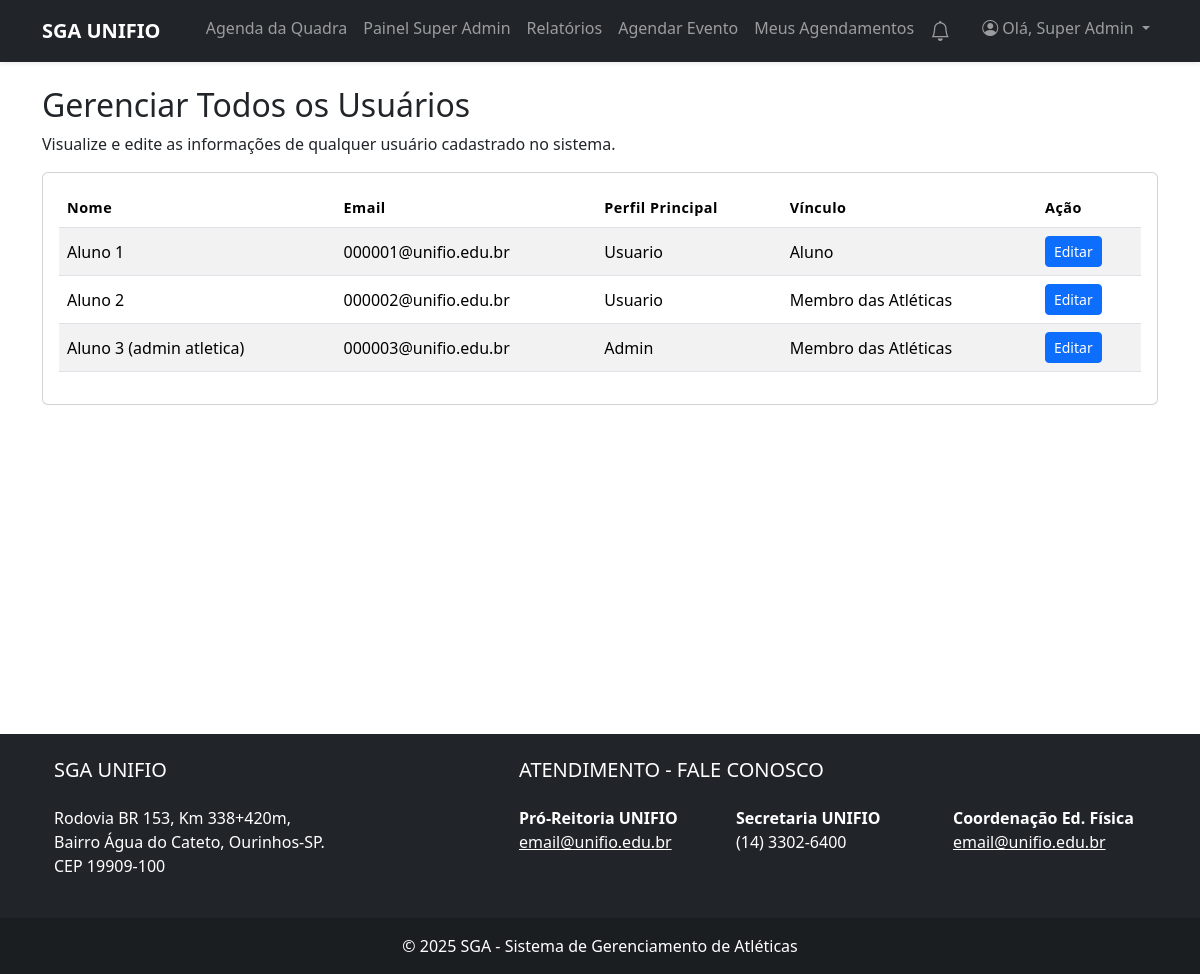
The page /public/super_admin/gerenciar_usuarios.php (signed in) on the database as committed earlier.
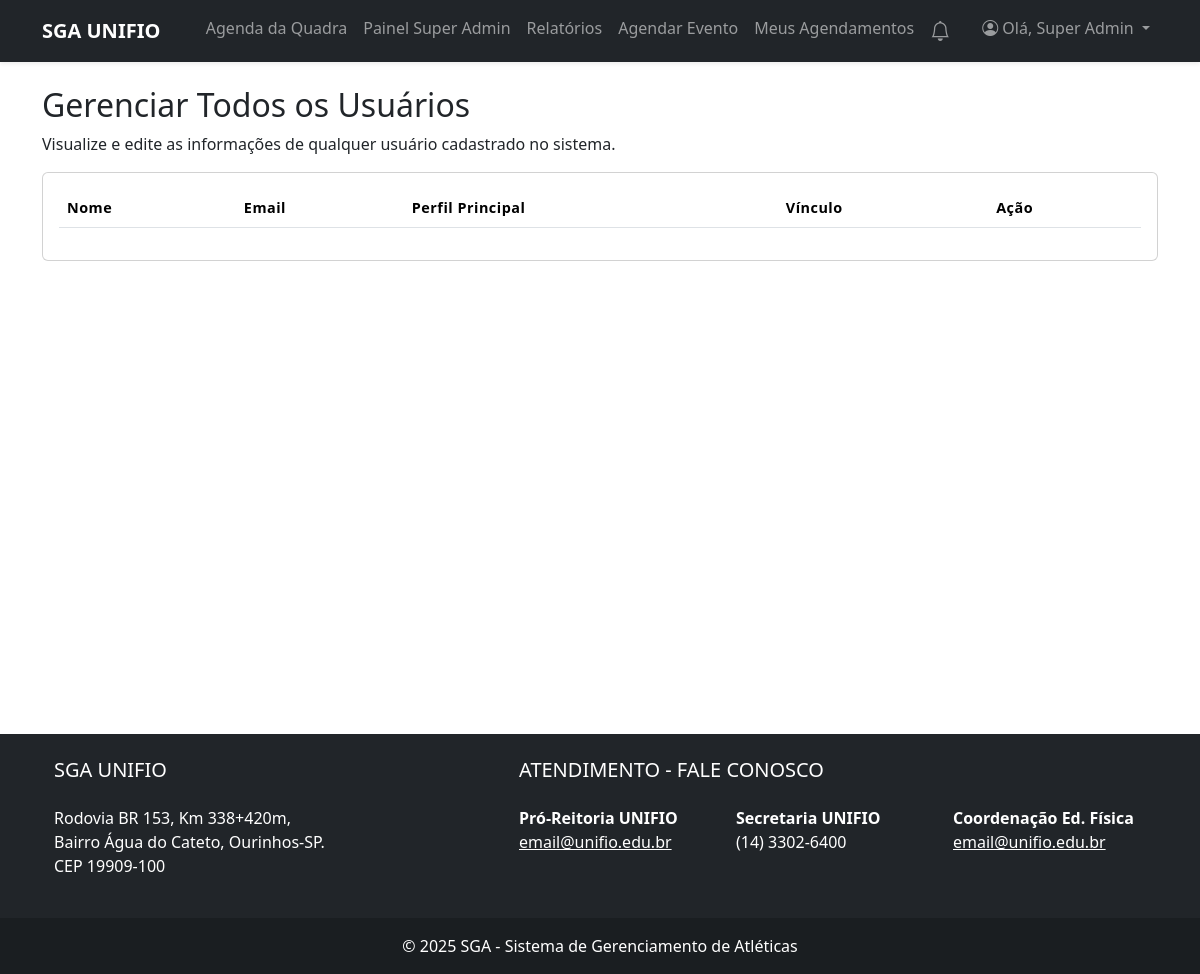
The same page on the database as committed later.
### tables this page shows
CREATE TABLE `usuarios` (
  `id` int(11) NOT NULL,
  `nome` varchar(255) NOT NULL,
  `email` varchar(255) NOT NULL,
  `senha` varchar(255) NOT NULL,
  `ra` varchar(20) DEFAULT NULL,
  `data_nascimento` date DEFAULT NULL,
  `curso_id` int(11) DEFAULT NULL,
  `role` enum('usuario','admin','superadmin') NOT NULL DEFAULT 'usuario',
  `atletica_id` int(11) DEFAULT NULL,
  `tipo_usuario_detalhado` enum('Membro das Atléticas','Professor','Aluno','Comunidade Externa') DEFAULT NULL,
  `is_coordenador` tinyint(1) NOT NULL DEFAULT 0,
  `atletica_join_status` enum('none','pendente','aprovado') NOT NULL DEFAULT 'none',
  `login_code` varchar(6) DEFAULT NULL,
  `login_code_expires` datetime DEFAULT NULL,
  `reset_token` varchar(255) DEFAULT NULL,
  `reset_token_expires` datetime DEFAULT NULL
);

### public/super_admin/gerenciar_usuarios.php (the view, shortened to what this page needs)
<?php
require_once '../../src/config/config.php';
$sql = "SELECT id, nome, email, role, tipo_usuario_detalhado, is_coordenador
        FROM usuarios
        WHERE id != ?
        ORDER BY nome ASC";
$stmt = $conexao->prepare($sql);
$stmt->bind_param("i", $_SESSION['id']);
$stmt->execute();
$usuarios = $stmt->get_result();
?>
<?php include '../../templates/header.php'; ?>
    <h2>Gerenciar Todos os Usuários</h2>
    <p>Visualize e edite as informações de qualquer usuário cadastrado no sistema.</p>
    <div class="card">
        <div class="card-body">
            <div class="table-responsive">
                <table class="table table-striped">
                    <thead><tr><th>Nome</th><th>Email</th><th>Perfil Principal</th><th>Vínculo</th><th>Ação</th></tr></thead>
                    <tbody>
                    <?php while($user = $usuarios->fetch_assoc()): ?>
                        <tr>
                            <td><?php echo htmlspecialchars($user['nome']); ?></td>
                            <td><?php echo htmlspecialchars($user['email']); ?></td>
                            <td><?php echo ucfirst($user['role']); ?></td>
                            <td>
                                <?php
                                echo htmlspecialchars($user['tipo_usuario_detalhado'] ?? 'N/A');
                                ?>
                            </td>
                            <td>
                                <a href="editar_usuario.php?id=<?php echo $user['id']; ?>" class="btn btn-sm btn-primary">Editar</a>
                            </td>
                        </tr>
                    <?php endwhile; ?>
                    </tbody>
                </table>
            </div>
        </div>
    </div>
<?php include '../../templates/footer.php'; ?>

Rows that differ between the two databases and show on the page:
removed usuarios: nome "Aluno 1", email "000001@unifio.edu.br", role "Usuario", tipo_usuario_detalhado "Aluno"
removed usuarios: nome "Aluno 2", email "000002@unifio.edu.br", role "Usuario", tipo_usuario_detalhado "Membro das Atléticas"
removed usuarios: nome "Aluno 3 (admin atletica)", email "000003@unifio.edu.br", role "Admin", tipo_usuario_detalhado "Membro das Atléticas"
